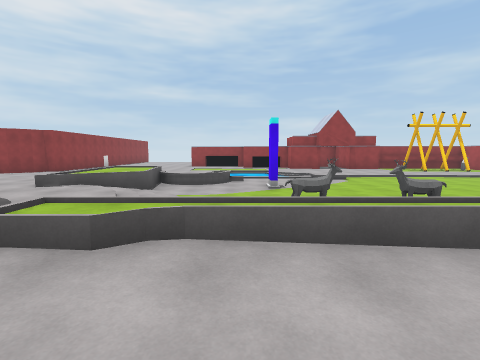
View 1 (above)

22 first-person views from a walk through a 3-D level made in the Unity game engine. The camera is 1.5 m above the floor, tilts 6° down and sees 85° across. The floor is counted in squares, 2 m on a side. Each view is taken from the middle of a square. On the plan, view 1 faces up. The plan holds only what a view shows up to about 9 squares ahead; the rest is blank. The place goes on beyond the plan. Some surface patterns are stand-ins.

View 2
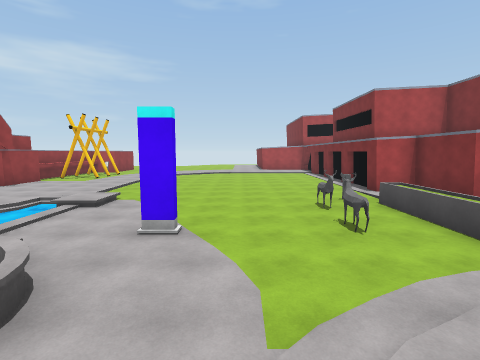

View 3
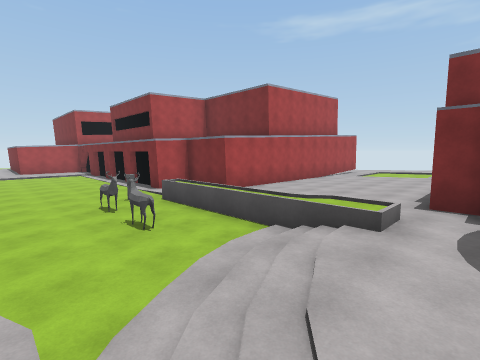

View 4
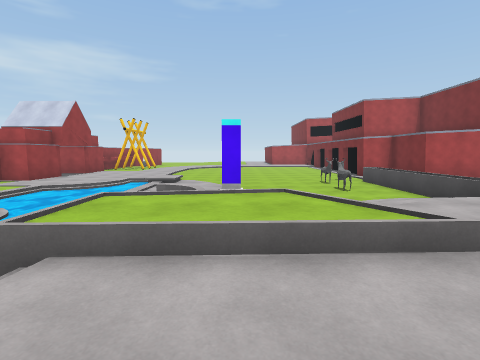

View 5
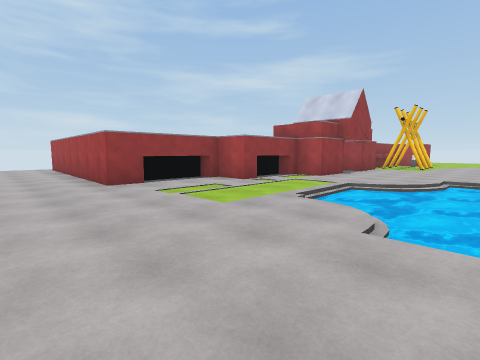

View 6
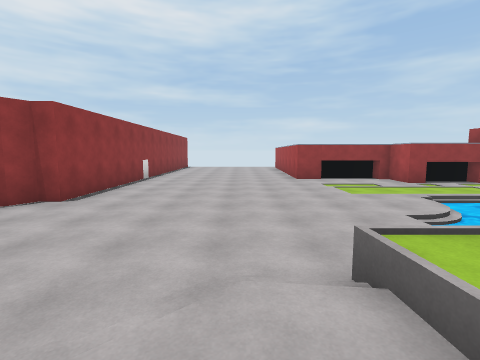

View 7
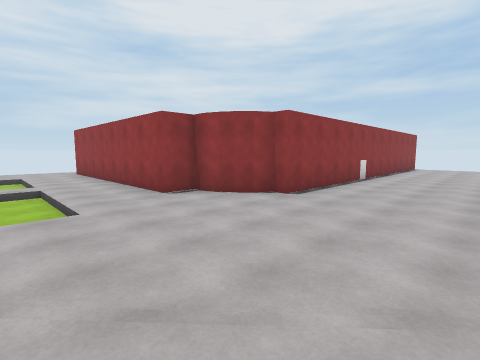

View 8
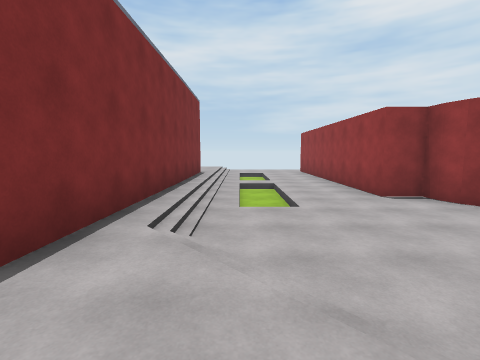

View 9
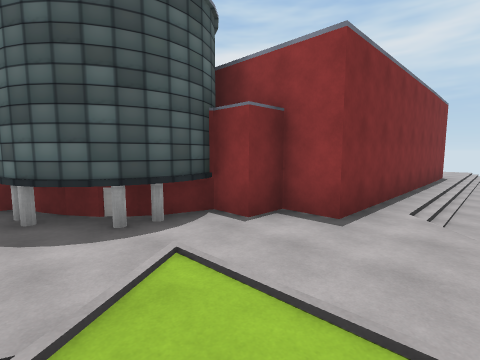

View 10
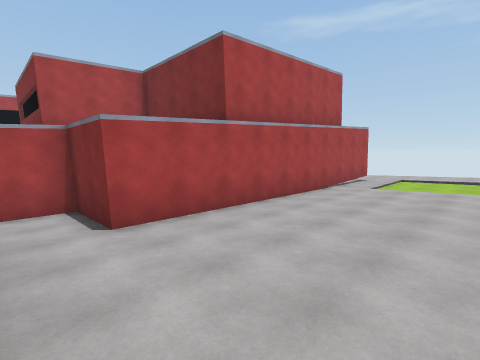

View 11
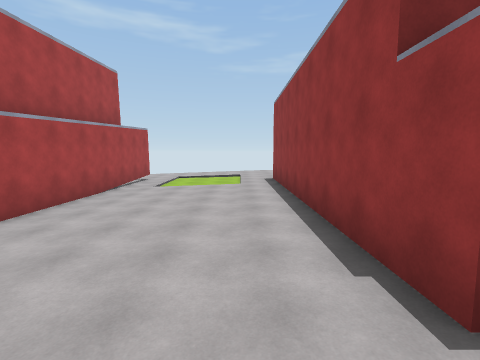

View 12
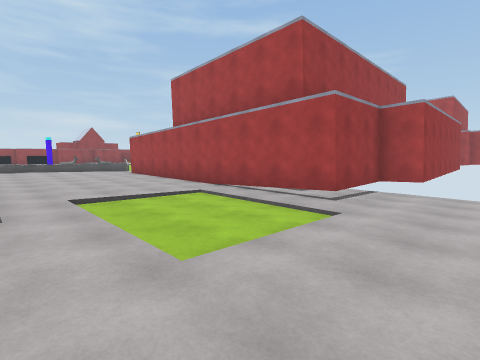

View 13
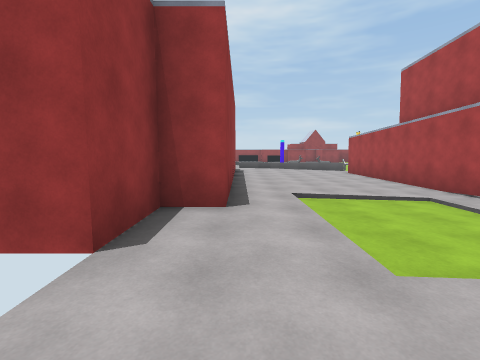

View 14
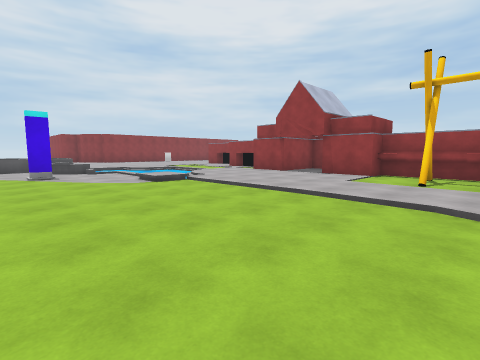

View 15
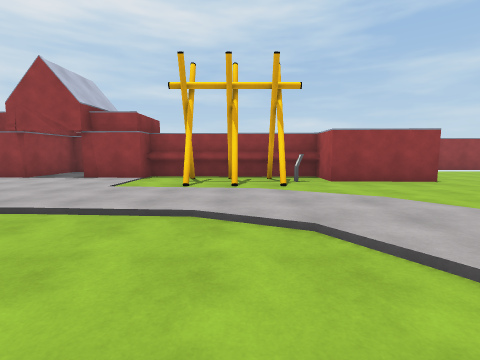

View 16
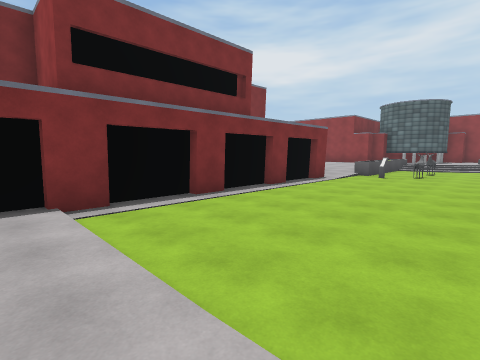

View 17
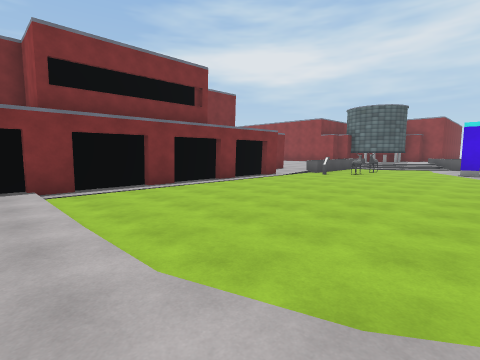

View 18
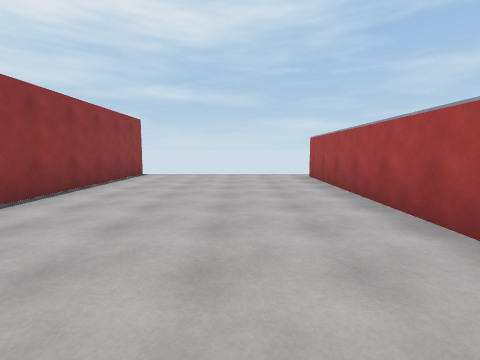

View 19
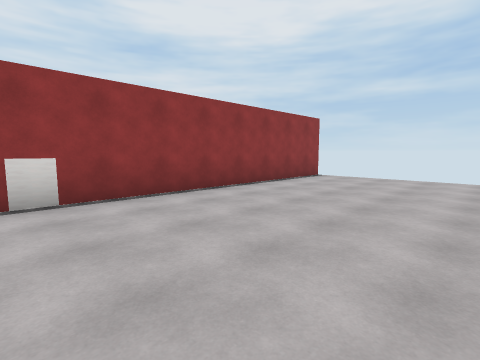

View 20
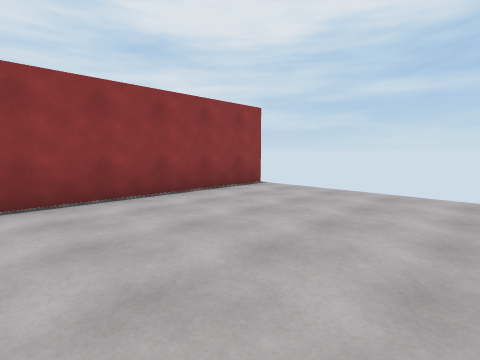

View 21
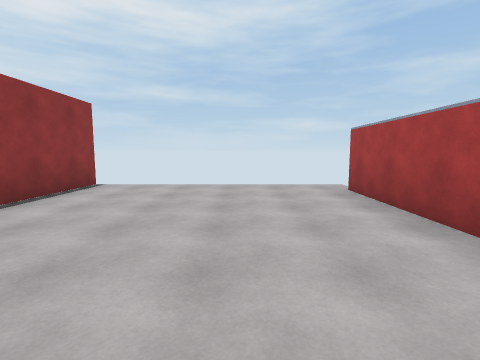

View 22
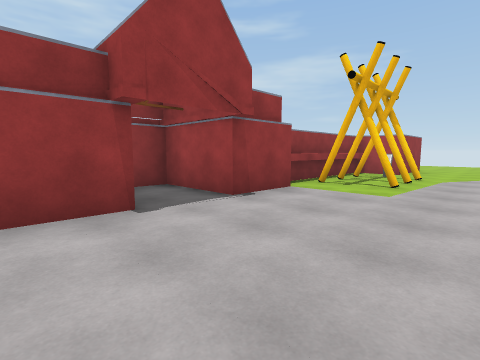

### Floor plan
Key: @ floor where view 1 was taken; # wall or solid block; . main floor; : floor 0.25 m higher than the main floor; - floor 0.25 m lower than the main floor; + floor 0.75 m higher than the main floor; / step, stairs or slope; ≈ water the walk keeps out of; ^ raised ledge; O other object.
Columns run from 12 left of view 1 to 13 right of it. Each row starts with its distance up from view 1.
 24    #......
 23    #......#
 22    #......#
 21    #......#
 20    #.....##
 19    #.....#
 18    #.....#
 17    #.....#####
 16    #.........######
 15    #.........####.########
 14    #...........##.##.OOO.#
 13    #.................OOO..
 12   ##.......≈≈≈............
 11  ##........≈≈≈≈/..........
 10 ##........≈≈≈≈≈:///////...
  9 ........//  .--//------/.
  8 ///...///+≈^------------/.
  7 ///../::/+---#----------/.
  6 /////::://.--------------.
  5 ######::///--------------.
  4      ###:::/-O-O---------.
  3       ###::/----#--------.
  2         #://////.........
  1         ##::::...#########
  0          #::@:.###
 -1          #::::.#
 -2          #::::.#
 -3          #::::.#
 -4          #::::.#
 -5          #::::.#
 -6          #:///.#
 -7          #:/...#
 -8          #:/...####
 -9         ##:/......#
-10          :::::....#
-11           ::::....

Where each view was taken, in squares from view 1:
view 1: 0 up, 0 right, facing up
view 2: 6 up, 3 left, facing right
view 3: 6 up, 3 left, facing down-right
view 4: 7 up, 6 left, facing right
view 5: 10 up, 5 left, facing up-right
view 6: 7 up, 5 left, facing up
view 7: 7 up, 5 left, facing up-left
view 8: 7 up, 5 left, facing left
view 9: 7 up, 3 left, facing down-left
view 10: 2 up, 1 left, facing down-right
view 11: 2 up, 1 left, facing down
view 12: 11 down, 2 left, facing up-right
view 13: 11 down, 2 left, facing up
view 14: 6 up, 10 right, facing up-left
view 15: 7 up, 10 right, facing up
view 16: 6 up, 13 right, facing down-left
view 17: 8 up, 13 right, facing down-left
view 18: 15 up, 5 left, facing up
view 19: 16 up, 4 left, facing up-left
view 20: 19 up, 4 left, facing up-left
view 21: 18 up, 5 left, facing up
view 22: 11 up, 3 right, facing up-right
